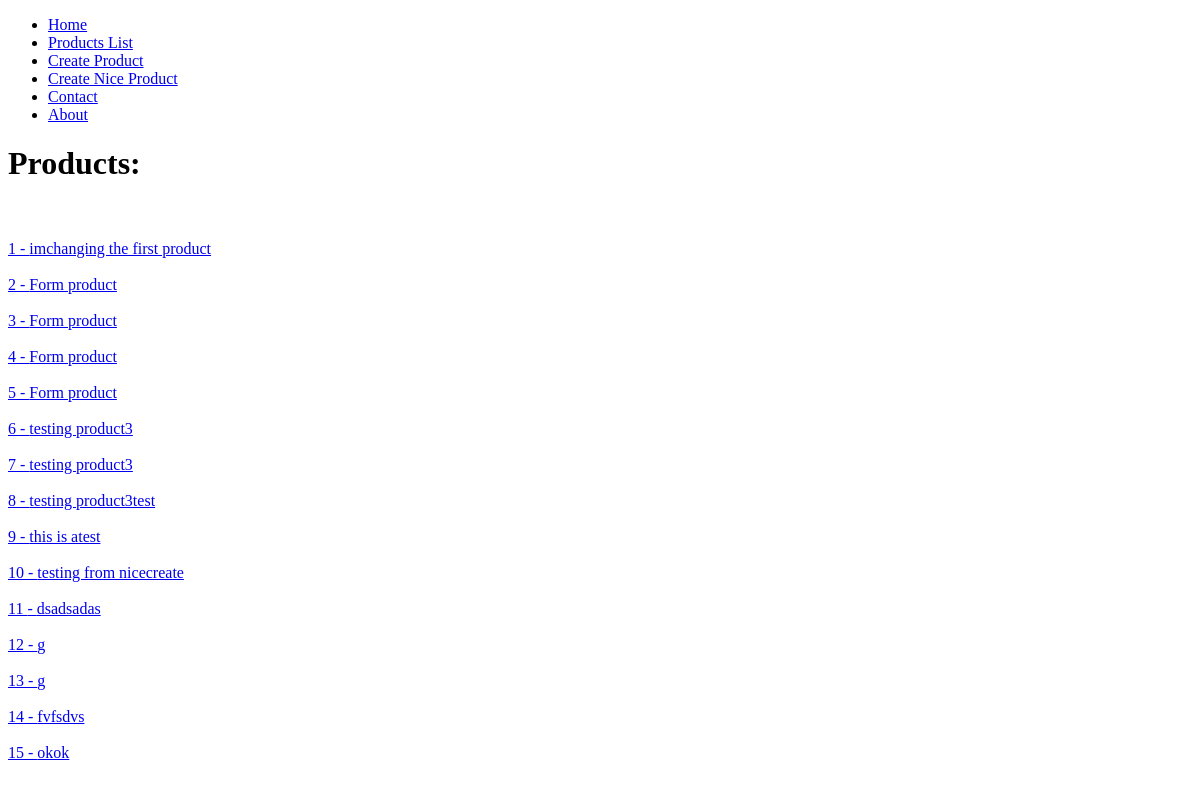
/products/, run on an earlier commit of the app's database.
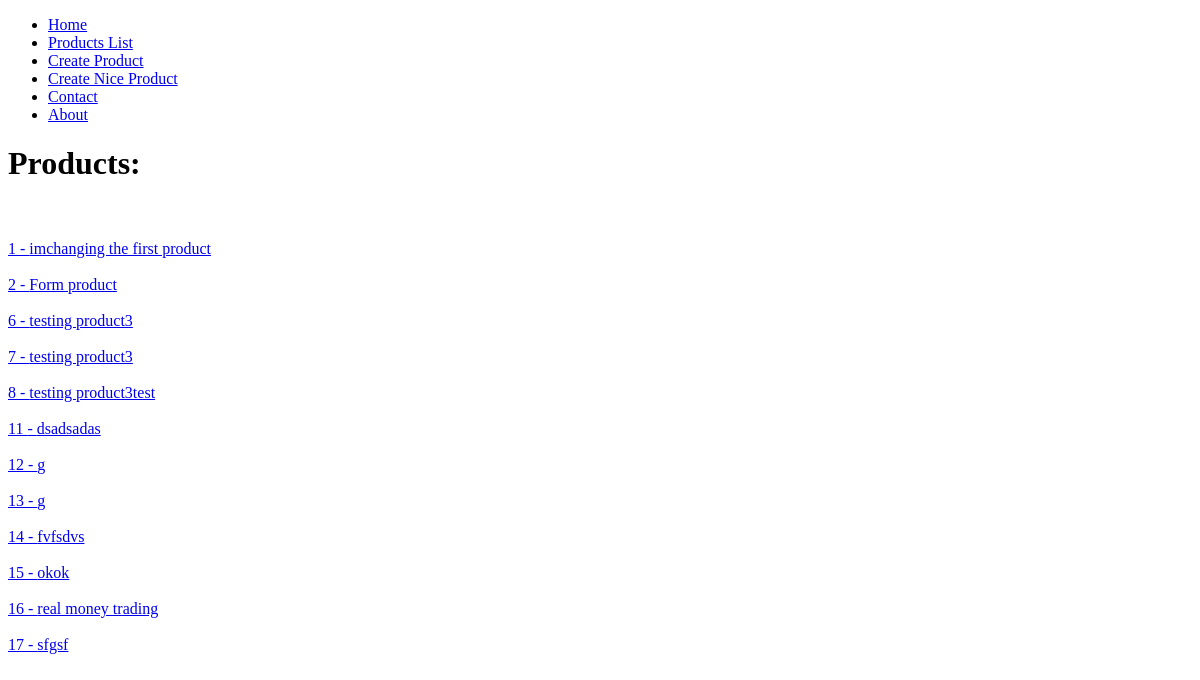
And on a later commit of the database.
### products/models.py (models this page shows)
class Product(models.Model):
    title = models.CharField(max_length=120)  # max_length = required
    description = models.TextField(blank=True, null=True)
    price = models.DecimalField(decimal_places=2, max_digits=10000)
    summary = models.TextField(blank=False, null=False)
    featured = models.BooleanField(default=True)
    def get_absolute_url(self):
        return reverse("products:products", kwargs={"URLid": self.id})  # f"/products/{self.id}"

### products/views.py (the view)
# urls.py: path('', product_list_view, name='list'),
def product_list_view(request):
    queryset = Product.objects.all()
    context = {
        "object_list": queryset
    }
    return render(request, "products/product_list.html", context)

### products/templates/products/product_list.html
{% extends 'base.html' %}
{% block content %}
<h1>Products:</h1>
{% for instance in object_list %}
    <br/><br/>
    <a href="{{ instance.get_absolute_url }}">{{ instance.id }} - {{ instance.title }}</a>
{% endfor %}
{% endblock %}

### templates/base.html (shortened to what this page needs)
<!DOCTYPE html>
<html lang="en">
<head>
</head>
<body>
    {% include 'navbar.html' %}
    {% block content %}{% endblock %}
</body>
</html>

### templates/navbar.html
<nav>
    <ul>
        <li><a href="{% url 'home' %}">Home</a></li>
        <li><a href="{% url 'products:list' %}">Products List</a></li>
        <li><a href="{% url 'products:create' %}">Create Product</a></li>
        <li><a href="{% url 'products:nice_create' %}">Create Nice Product</a></li>
        <li><a href="{% url 'contact' %}">Contact</a></li>
        <li><a href="{% url 'about' %}">About</a></li>
    </ul>
</nav>

What changed in the data, as far as the page shows it:
removed Product: id "3", title "Form product"
removed Product: id "4", title "Form product"
removed Product: id "5", title "Form product"
removed Product: id "9", title "this is atest"
removed Product: id "10", title "testing from nicecreate"
added Product: id "16", title "real money trading"
added Product: id "17", title "sfgsf"
